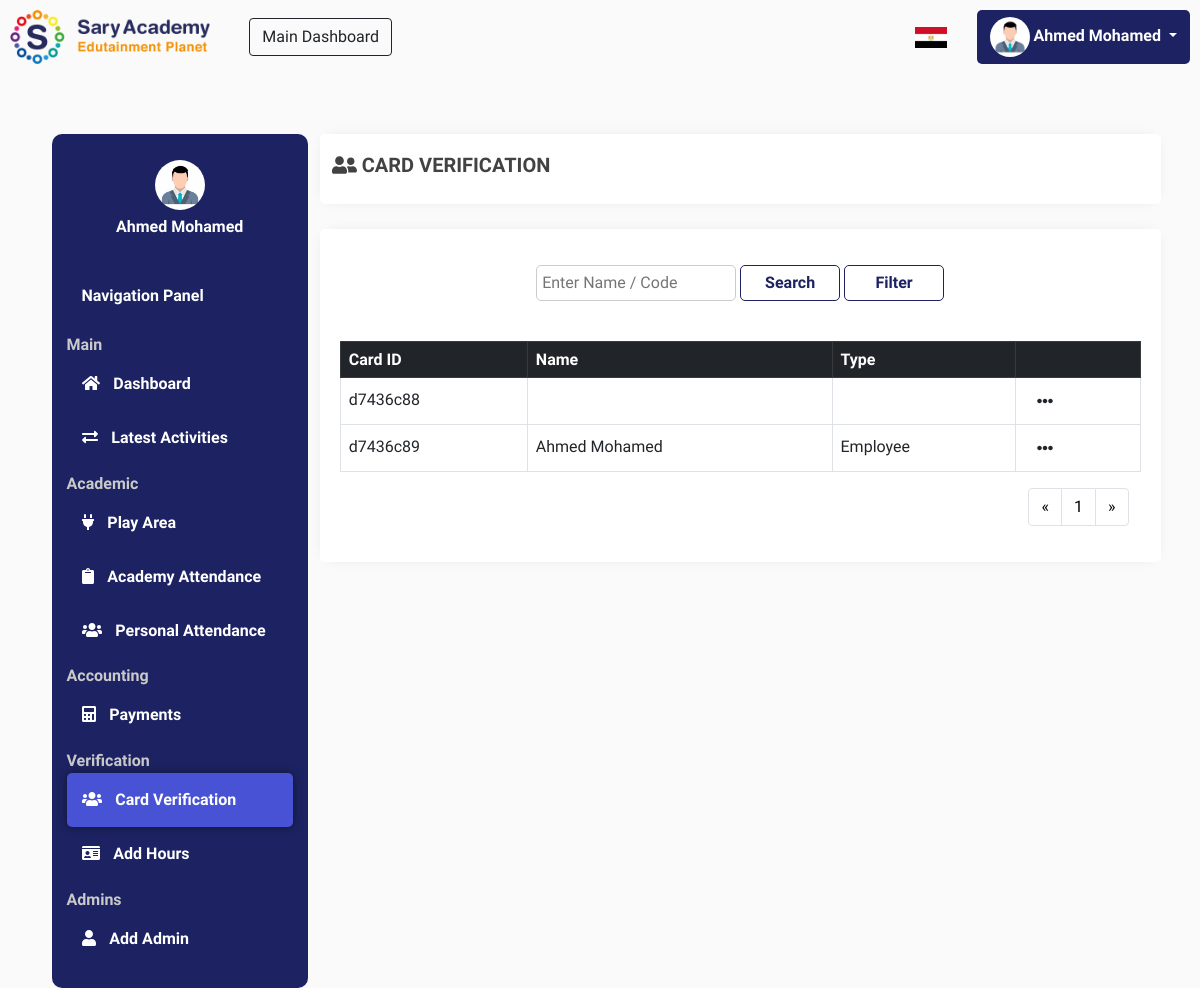
The app's page /card-verification.php (signed in) with its own data.
### tables this page shows
CREATE TABLE `users` (
  `id` int(255) NOT NULL,
  `name` text NOT NULL,
  `email` text NOT NULL,
  `password` char(40) NOT NULL,
  `gender` text NOT NULL,
  `phone` text DEFAULT NULL,
  `role` text NOT NULL,
  `per_one` text NOT NULL,
  `per_two` text NOT NULL,
  `per_three` text NOT NULL,
  `per_four` text NOT NULL
);

CREATE TABLE `cards` (
  `id` int(255) NOT NULL,
  `name` text NOT NULL,
  `phone` text DEFAULT NULL,
  `birthday` text NOT NULL,
  `gender` text NOT NULL,
  `code` text NOT NULL,
  `kind` text DEFAULT NULL,
  `position` text DEFAULT NULL,
  `salary` text DEFAULT NULL,
  `profile_pic` varchar(255) DEFAULT NULL,
  `hours` int(255) NOT NULL
);

### card-verification.php (the view, shortened to what the rows shown need)
<html>
<head>
    <?php include('links.php'); ?>
</head>
<body style="background-color:#FAFAFA;padding:10px">
<?php include('header.php'); ?>
<div class="container" style="max-width: 95%;margin-top: 70px;">
    <div class="row">
        <div class="col-lg-3">
            <?php include('menu.php'); ?>
        </div>
        <div class="col-lg">
            <div class="row" style="background:white;padding:20px;box-shadow:0 0 15px -9px rgba(0, 0, 0, 0.25);border-radius:5px;margin-top:3%">
<?php
echo '
<table class="table table-bordered">
<thead class="table-dark">
    <tr>
        <th scope="col">Card ID</th>
        <th scope="col">Name</th>
        <th scope="col">Type</th>
        <th scope="col"></th>
    </tr>
</thead>
<tbody style="vertical-align: baseline">
';
if(isset($_GET['page'])) {
    $page_number = $_GET['page'];
} else {
    $page_number = 1;
}
$num_per_page = 10;
$from = ($page_number-1)*$num_per_page;
    if(isset($_GET['search'])) {
        $keyword_get = $_GET['search'];
        if($keyword_get == "show-all") {
            $sql = "SELECT * FROM cards ORDER BY id DESC LIMIT $from, $num_per_page";
            $query = mysqli_query($connect, $sql);
            if(mysqli_num_rows($query) > 0) {
                while($row = $query->fetch_assoc()) {
                    $id = $row['id'];
                    $code = $row['code'];
                    $name = $row['name'];
                    $profile_pic = $row['profile_pic'];
                    $hours = $row['hours'];
                    $gender = $row['gender'];
                    $birthday = $row['birthday'];
                    $phone = $row['phone'];
                    $kind = $row['kind'];
                ?>
                    <tr>
                        <td><?php echo $code ?></td>
                        <td><?php echo $name ?></td>
                        <td><?php echo $kind ?></td>
                        <td>
                        <div class="dropdown">
                        <button class="btn dropdown-toggle shadow-none options" type="button" id="dropdownMenuButton1" data-bs-toggle="dropdown" aria-expanded="false">
                            <i class="fas fa-ellipsis-h"></i>
                        </button>
                        <ul class="dropdown-menu" aria-labelledby="dropdownMenuButton1">
                            <li><input type="button" name="view" value="Profile" id="<?php echo $id ?>" class="btn btn-xs view_data dropdown-item" /></li>
                            <li><a class="dropdown-item" href="edit-profile.php?id=<?php echo $id ?>">Edit</a></li>
                            <li><a class="dropdown-item" href="delete-profile.php?id=<?php echo $id ?>">Delete</a></li>
                        </ul>
                        </div>
                        </td>
                    </tr>
            <?php
                }
            } else {
                echo "<caption>No data available</caption>";
            }
        } elseif($keyword_get == "students") {
            $sql = "SELECT * FROM cards WHERE kind = 'Students' ORDER BY id DESC LIMIT $from, $num_per_page";
            $query = mysqli_query($connect, $sql);
            if(mysqli_num_rows($query) > 0) {
                while($row = $query->fetch_assoc()) {
                    $id = $row['id'];
                    $code = $row['code'];
                    $name = $row['name'];
                    $profile_pic = $row['profile_pic'];
                    $hours = $row['hours'];
                    $gender = $row['gender'];
                    $birthday = $row['birthday'];
                    $phone = $row['phone'];
                    $kind = $row['kind'];
                ?>
                    <tr>
                        <td><?php echo $code ?></td>
                        <td><?php echo $name ?></td>
                        <td><?php echo $kind ?></td>
                        <td>
                        <div class="dropdown">
                        <button class="btn dropdown-toggle shadow-none options" type="button" id="dropdownMenuButton1" data-bs-toggle="dropdown" aria-expanded="false">
                            <i class="fas fa-ellipsis-h"></i>
                        </button>
                        <ul class="dropdown-menu" aria-labelledby="dropdownMenuButton1">
                        <li><input type="button" name="view" value="Profile" id="<?php echo $id ?>" class="btn btn-xs view_data dropdown-item" /></li>
                            <li><a class="dropdown-item" href="edit-profile.php?id=<?php echo $id ?>">Edit</a></li>
                            <li><a class="dropdown-item" href="delete-profile.php?id=<?php echo $id ?>">Delete</a></li>
                        </ul>
                        </div>
                        </td>
                    </tr>
            <?php
                }
            ?>
            <?php
            } else {
                echo "<caption>No data available</caption>";
            }
        }elseif($keyword_get == "employees"){
            $sql = "SELECT * FROM cards WHERE kind='Employee' ORDER BY id DESC LIMIT $from, $num_per_page";
            $query = mysqli_query($connect, $sql);
            if(mysqli_num_rows($query) > 0) {
                while($row = $query->fetch_assoc()) {
                    $id = $row['id'];
                    $code = $row['code'];
                    $name = $row['name'];
                    $profile_pic = $row['profile_pic'];
                    $hours = $row['hours'];
                    $gender = $row['gender'];
                    $birthday = $row['birthday'];
                    $phone = $row['phone'];
                    $kind = $row['kind'];
                ?>
                    <tr>
                        <td><?php echo $code ?></td>
                        <td><?php echo $name ?></td>
                        <td><?php echo $kind ?></td>
                        <td>
                        <div class="dropdown">
                        <button class="btn dropdown-toggle shadow-none options" type="button" id="dropdownMenuButton1" data-bs-toggle="dropdown" aria-expanded="false">
                            <i class="fas fa-ellipsis-h"></i>
                        </button>
                        <ul class="dropdown-menu" aria-labelledby="dropdownMenuButton1">
                        <li><input type="button" name="view" value="Profile" id="<?php echo $id ?>" class="btn btn-xs view_data dropdown-item" /></li>
                            <li><a class="dropdown-item" href="edit-profile.php?id=<?php echo $id ?>">Edit</a></li>
                            <li><a class="dropdown-item" href="delete-profile.php?id=<?php echo $id ?>">Delete</a></li>
                        </ul>
                        </div>
                        </td>
                    </tr>
            <?php
                }
            ?>
            <?php
            } else {
                echo "<caption>No data available</caption>";
            }
        }elseif($keyword_get == "kidsarea"){
            $sql = "SELECT * FROM cards WHERE kind='Kids Area' ORDER BY id DESC LIMIT $from, $num_per_page";
            $query = mysqli_query($connect, $sql);
            if(mysqli_num_rows($query) > 0) {
                while($row = $query->fetch_assoc()) {
                    $id = $row['id'];
                    $code = $row['code'];
                    $name = $row['name'];
                    $profile_pic = $row['profile_pic'];
                    $hours = $row['hours'];
                    $gender = $row['gender'];
                    $birthday = $row['birthday'];
                    $phone = $row['phone'];
                    $kind = $row['kind'];
                ?>
                    <tr>
                        <td><?php echo $code ?></td>
                        <td><?php echo $name ?></td>
                        <td><?php echo $kind ?></td>
                        <td>
                        <div class="dropdown">
                        <button class="btn dropdown-toggle shadow-none options" type="button" id="dropdownMenuButton1" data-bs-toggle="dropdown" aria-expanded="false">
                            <i class="fas fa-ellipsis-h"></i>
                        </button>
                        <ul class="dropdown-menu" aria-labelledby="dropdownMenuButton1">
                            <li><input type="button" name="view" value="Profile" id="<?php echo $id ?>" class="btn btn-xs view_data dropdown-item" /></li>
                            <li><a class="dropdown-item" href="edit-profile.php?id=<?php echo $id ?>">Edit</a></li>
                            <li><a class="dropdown-item" href="delete-profile.php?id=<?php echo $id ?>">Delete</a></li>
                        </ul>
                        </div>
                        </td>
                    </tr>
            <?php
                }
            } else {
                echo "<caption>No data available</caption>";
            }
        } else {
            $sql = "SELECT * FROM cards WHERE name LIKE '%$keyword_get%' OR code LIKE '%$keyword_get%' LIMIT $from, $num_per_page";
            $query = mysqli_query($connect, $sql);
            $num = mysqli_num_rows($query);
            if($num > 0) {
                while($row = $query->fetch_assoc()) {
                    $id = $row['id'];
                    $code = $row['code'];
                    $name = $row['name'];
                    $profile_pic = $row['profile_pic'];
                    $hours = $row['hours'];
                    $gender = $row['gender'];
                    $birthday = $row['birthday'];
                    $phone = $row['phone'];
                    $kind = $row['kind'];
                    ?>
                    <tr>
                        <td><?php echo $code ?></td>
                        <td><?php echo $name ?></td>
                        <td><?php echo $kind ?></td>
                        <td>
                        <div class="dropdown">
                        <button class="btn dropdown-toggle shadow-none options" type="button" id="dropdownMenuButton1" data-bs-toggle="dropdown" aria-expanded="false">
                            <i class="fas fa-ellipsis-h"></i>
                        </button>
                        <ul class="dropdown-menu" aria-labelledby="dropdownMenuButton1">
                            <li><input type="button" name="view" value="Profile" id="<?php echo $id ?>" class="btn btn-xs view_data dropdown-item" /></li>
                            <li><a class="dropdown-item" href="edit-profile.php?id=<?php echo $id ?>">Edit</a></li>
                            <li><a class="dropdown-item" href="delete-profile.php?id=<?php echo $id ?>">Delete</a></li>
                        </ul>
                        </div>
                        </td>
                    </tr>
            <?php
                }
            ?>
            <?php
            } else {
                echo '<script>alert("No match data with search")</script>';
            }
        }
    } else {
        $sql = "SELECT * FROM cards ORDER BY id DESC LIMIT $from, $num_per_page";
        $query = mysqli_query($connect, $sql);
        if(mysqli_num_rows($query) > 0) {
            while($row = $query->fetch_assoc()) {
                $code = $row['code'];
                $name = $row['name'];
                $kind = $row['kind'];
            ?>
                <tr>
                    <td><?php echo $code ?></td>
                    <td><?php echo $name ?></td>
                    <td><?php echo $kind ?></td>
                    <td>
                    <div class="dropdown">
                    <button class="btn dropdown-toggle shadow-none options" type="button" id="dropdownMenuButton1" data-bs-toggle="dropdown" aria-expanded="false">
                        <i class="fas fa-ellipsis-h"></i>
                    </button>
                    </div>
                    </td>
                </tr>
        <?php
            }
        }
    }
echo '
    </tbody>
    </table>
';
?>
    </div>
    </div>
    </div>
</div>
</body>
</html>

### header.php (shortened to what the rows shown need)
<nav style="display: block;">
        <div style="float: right;display:flex;align-items: center;gap: 30px">
        <div class="dropdown" style="box-shadow:none !important;background:#1D2362;border-radius: 5px;">
        <button class="btn dropdown-toggle shadow-none" type="button" id="dropdownMenuButton1" data-bs-toggle="dropdown" aria-expanded="false" style="color:white;font-weight:bold;">
            <img src="pics/placeholder.jpg" style="max-width: 40px;border-radius: 50%;">
<?php
$email = $_SESSION['email'];
$sql = "SELECT * FROM users WHERE email = '$email'";
$query = mysqli_query($connect, $sql);
while($row = mysqli_fetch_assoc($query)) {
    $name = $row['name'];
    echo "$name";
}
?>
        </button>
        </div>
        </div>
</nav>

### menu.php (shortened to what the rows shown need)
<div class="menu-dashboard">
    <div class="menu-container">
        <img src="pics/placeholder.jpg" style="max-width: 50px;border-radius: 50%;margin-left: auto;margin-right: auto;display: block;">
        <span style="text-align: center;color:white;display:block;font-weight:bold;margin-top:2%"><?php
        $email = $_SESSION['email'];
        $sql = "SELECT * FROM users WHERE email = '$email'";
        $query = mysqli_query($connect, $sql);
        while($row = mysqli_fetch_assoc($query)) {
            $name = $row['name'];
            $per_two = $row['per_two'];
            echo "$name";
        }
        ?></span>
        <div class="menu-links">
            <span style="color: white;font-weight:bold;padding:15px;margin-bottom:10px;display:block">Navigation Panel</span>
            <div class="group">
            </div>
            <div class="group">
            </div>
            <?php
                if($per_two !==""){
                    $current_month = date('M');
                    echo '
                    <div class="group">
                    <span>Accounting</span>
                    <a href="accounting.php?month='.$current_month.'"><button class="menu-link accounting-menu"><i class="fas fa-calculator" style="margin-right: 5%;"></i> Payments</button></a>
                    </div>
                    ';
                }
            ?>
            <div class="group">
            </div>
            <div class="group">
            </div>
        </div>
    </div>
</div>

### records on screen
users: name "Ahmed Mohamed"
cards: code "d7436c88"
cards: code "d7436c89", name "Ahmed Mohamed", kind "Employee"

### other values on screen
$page_number "1"
